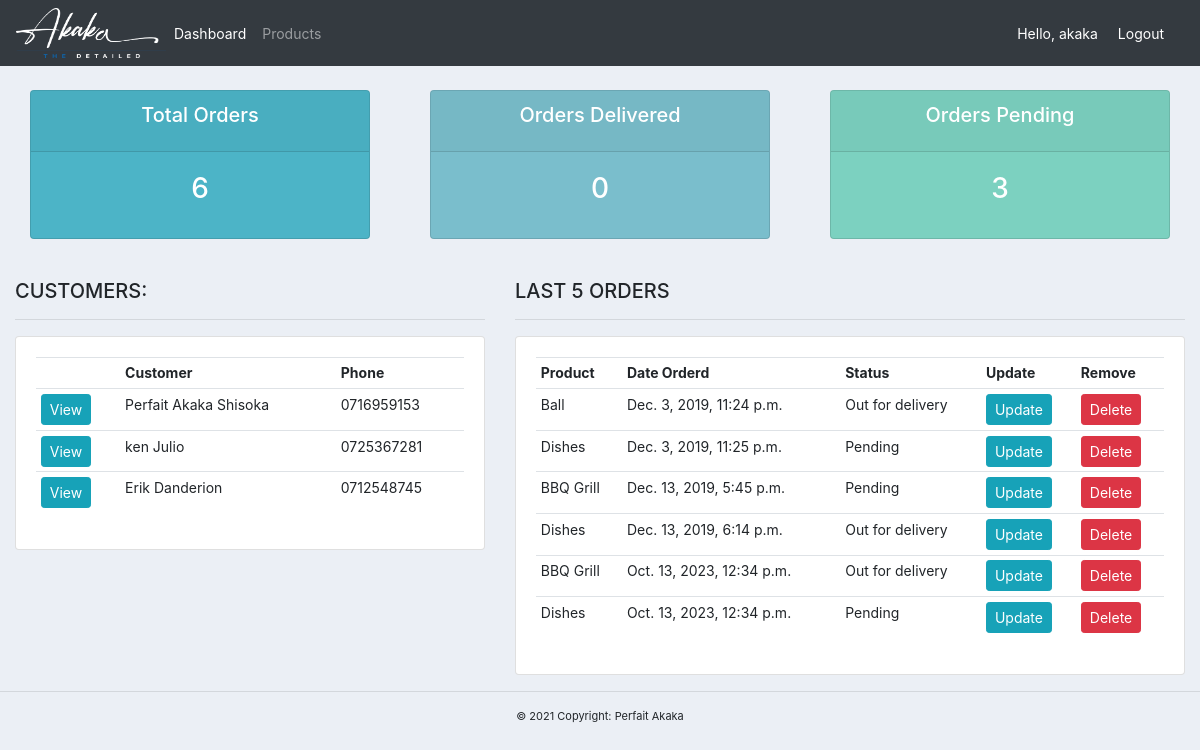
Page / (signed in) on the committed database.
### accounts/models.py (models this page shows, shortened)
class Customer(models.Model):
	user = models.OneToOneField(User, null=True, blank=True, on_delete=models.CASCADE)
	name = models.CharField(max_length=200, null=True)
	phone = models.CharField(max_length=200, null=True)
	email = models.CharField(max_length=200, null=True)
	profile_pic = models.ImageField(default="profile1.png", null=True, blank=True)
	date_created = models.DateTimeField(auto_now_add=True, null=True)

class Order(models.Model):
	STATUS = (
			('Pending', 'Pending'),
			('Out for delivery', 'Out for delivery'),
			('Delivered', 'Delivered'),
			)
	customer = models.ForeignKey(Customer, null=True, on_delete= models.SET_NULL)
	product = models.ForeignKey(Product, null=True, on_delete= models.SET_NULL)
	date_created = models.DateTimeField(auto_now_add=True, null=True)
	status = models.CharField(max_length=200, null=True, choices=STATUS)
	note = models.CharField(max_length=1000, null=True)

class Product(models.Model):
	CATEGORY = (
			('Indoor', 'Indoor'),
			('Out Door', 'Out Door'),
			)
	name = models.CharField(max_length=200, null=True)
	price = models.FloatField(null=True)
	category = models.CharField(max_length=200, null=True, choices=CATEGORY)
	description = models.CharField(max_length=200, null=True, blank=True)
	date_created = models.DateTimeField(auto_now_add=True, null=True)
	tags = models.ManyToManyField(Tag)
	def __str__(self):
		return self.name

### accounts/decorators.py (the view)
	def wrapper_function(request, *args, **kwargs):
		group = None
		if request.user.groups.exists():
			group = request.user.groups.all()[0].name
		if group == 'customer':
			return redirect('user-page')
		if group == 'admin':
			return view_func(request, *args, **kwargs)

### accounts/views.py (called while the page is built)
@login_required(login_url='login')
@admin_only
def home(request):
	orders = Order.objects.all()
	customers = Customer.objects.all()
	total_customers = customers.count()
	total_orders = orders.count()
	delivered = orders.filter(status='Delivered').count()
	pending = orders.filter(status='Pending').count()
	context = {'orders':orders, 'customers':customers,
	'total_orders':total_orders,'delivered':delivered,
	'pending':pending }
	return render(request, 'accounts/dashboard.html', context)

### accounts/templates/accounts/dashboard.html
{%  extends 'accounts/main.html' %}
{% block content %}
{%  include 'accounts/status.html' %}
<br>
<div class="row">
	<div class="col-md-5">
		<h5>CUSTOMERS:</h5>
		<hr>
		<div class="card card-body" style="font-size: 14px;">
			<table class="table table-sm">
				<tr>
					<th></th>
					<th>Customer</th>
					<th>Phone</th>
				</tr>
				{% for customer in customers %}
					<tr>
						<td><a class="btn btn-sm btn-info" href="{% url 'customer' customer.id %}">View</a></td>
						<td>{{customer.name}}</td>
						<td>{{customer.phone}}</td>
					</tr>
				{% endfor %}
			</table>
		</div>
	</div>
	<div class="col-md-7">
		<h5>LAST 5 ORDERS</h5>
		<hr>
		<div class="card card-body" style="font-size: 14px;">
			<table class="table table-sm">
				<tr>
					<th>Product</th>
					<th>Date Orderd</th>
					<th>Status</th>
					<th>Update</th>
					<th>Remove</th>
				</tr>
				{% for order in orders %}
					<tr>
						<td>{{order.product}}</td>
						<td>{{order.date_created}}</td>
						<td>{{order.status}}</td>
						<td><a class="btn btn-sm btn-info" href="{% url 'update_order' order.id %}">Update</a></td>
						<td><a class="btn btn-sm btn-danger" href="{% url 'delete_order' order.id %}">Delete</a></td>
					</tr>
				{% endfor %}
			</table>
		</div>
	</div>
</div>
{% endblock %}

### accounts/templates/accounts/main.html (shortened to what this page needs)
<!DOCTYPE html>
{% load static %}
<html>
<head>
	<link rel="stylesheet" href="https://stackpath.bootstrapcdn.com/bootstrap/4.3.1/css/bootstrap.min.css">
	<link rel="stylesheet" type="text/css" href="{% static '/css/main.css' %}">
</head>
<body>
	{%  include 'accounts/navbar.html' %}
	<div class="container-fluid">
	{% block content %}
	{% endblock %}
    </div>
	<hr>
	<p style="display: block; text-align: center; font-size: 11px;">© 2021 Copyright: Perfait Akaka<p>
</body>
</html>

### accounts/templates/accounts/navbar.html (shortened to what this page needs)
{% load static %}
<nav class="navbar navbar-expand-lg navbar-dark bg-dark" style="font-size: 14px;">
 <img src="{% static 'images/logo.png' %}" width="150" height="50">
  <div class="collapse navbar-collapse" id="navbarNav">
    <ul class="navbar-nav">
      {% if request.user.is_staff %}
      <li class="nav-item active">
        <a class="nav-link" href="{% url 'home' %}">Dashboard</a>
      </li>
      <li class="nav-item">
        <a class="nav-link" href="{% url 'products' %}">Products</a>
      </li>
      {% else %}
       <li class="nav-item">
        <a class="nav-link" href="{% url 'account' %}">Settings</a>
      </li>
      {% endif %}
    </ul>
  </div>
  <span class="hello-msg" style="font-size: 14px;">Hello, {{request.user}}</span>
  <span ><a style="font-size: 14px;" class="hello-msg" href="{% url 'logout' %}">Logout</a></span>
</nav>

### accounts/templates/accounts/status.html
<br>
<div class="row">
	<div class="col">
		<div class="col-md">
			<div class="card text-center text-white  mb-3" id="total-orders">
			  	<div class="card-header">
			  		<h5 class="card-title">Total Orders</h5>
			  	</div>
			  	<div class="card-body">
			    	<h3 class="card-title">{{total_orders}}</h3>
			  	</div>
			</div>
		</div>
	</div>
	<div class="col">
		<div class="col-md">
			<div class="card text-center text-white  mb-3" id="orders-delivered">
			  	<div class="card-header">
			  		<h5 class="card-title">Orders Delivered</h5>
			  	</div>
			  	<div class="card-body">
			    	<h3 class="card-title">{{delivered}}</h3>
			  	</div>
			</div>
		</div>
	</div>
	<div class="col">
		<div class="col-md">
			<div class="card text-center text-white  mb-3" id="orders-pending">
			  	<div class="card-header">
			  		<h5 class="card-title">Orders Pending</h5>
			  	</div>
			  	<div class="card-body">
			    	<h3 class="card-title">{{pending}}</h3>
			  	</div>
			</div>
		</div>
	</div>
</div>

### static/css/main.css (style rules this page uses)
body { background-color: #ebeff5; }
#total-orders { background-color: #4cb4c7; }
#orders-delivered { background-color: #7abecc; }
#orders-pending { background-color: #7CD1C0; }

### accounts/templates/accounts/navbar.html (style rules this page uses)
.hello-msg { font-size: 18px; color: #fff; margin-right: 20px; }

### rows in the picture
Customer: name "Perfait Akaka Shisoka", phone "0716959153"
Customer: name "ken Julio", phone "0725367281"
Customer: name "Erik Danderion", phone "0712548745"
Order: product "Ball", date_created "Dec. 3, 2019, 11:24 p.m.", status "Out for delivery"
Order: product "Dishes", date_created "Dec. 3, 2019, 11:25 p.m.", status "Pending"
Order: product "BBQ Grill", date_created "Dec. 13, 2019, 5:45 p.m.", status "Pending"
Order: product "Dishes", date_created "Dec. 13, 2019, 6:14 p.m.", status "Out for delivery"
Order: product "BBQ Grill", date_created "Oct. 13, 2023, 12:34 p.m.", status "Out for delivery"
Order: product "Dishes", date_created "Oct. 13, 2023, 12:34 p.m.", status "Pending"

### other values in the picture
{{ request.user }} "akaka"
{{ total_orders }} "6"
{{ delivered }} "0"
{{ pending }} "3"
